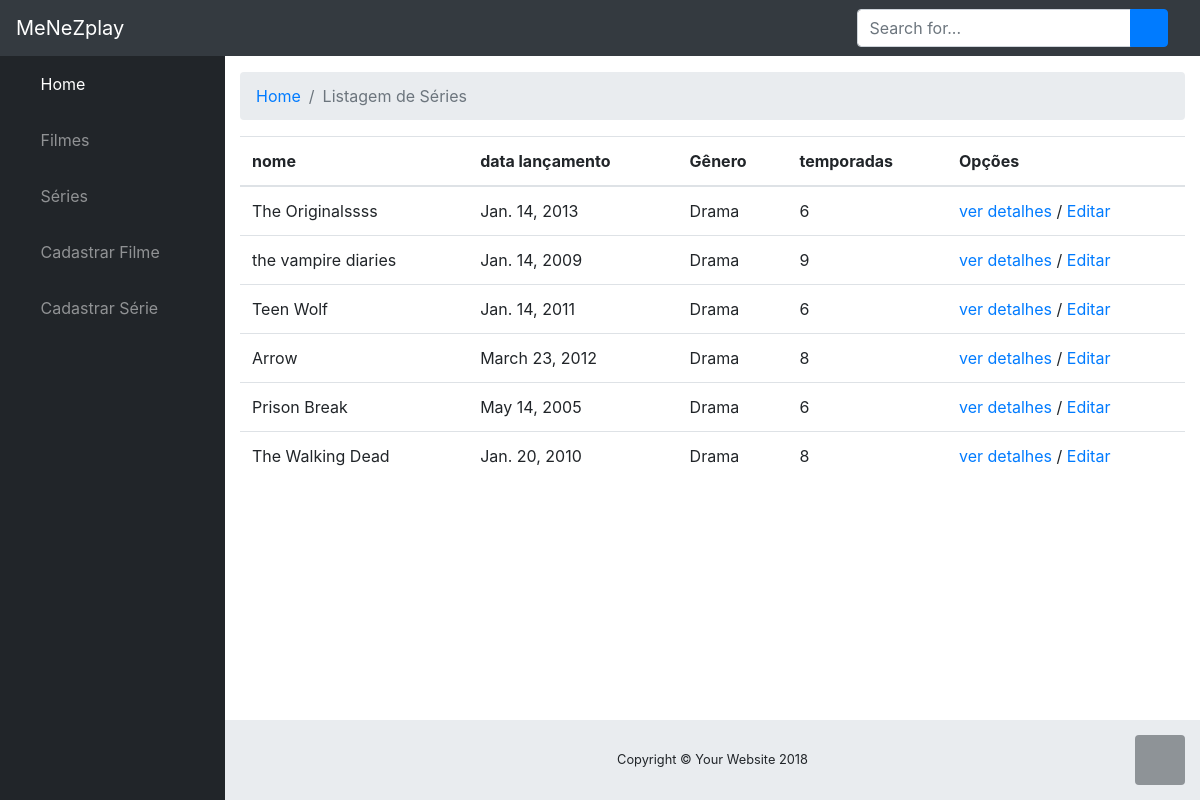
The page /filmes/serie/ on the database its author committed.
### filmes/models.py (models this page shows)
class Serie(models.Model):
    nome = models.CharField(max_length=50)
    dt_lancamento = models.DateField()
    sinopse = models.CharField(max_length=700)
    quant_temporadas = models.CharField(max_length=2)
    genero = models.CharField(max_length=20)

### filmes/views.py (the view)
# urls.py: path('serie/',views.serie_list),
def serie_list(request):
    series = Serie.objects.all()
    return render(request, 'serie/list.html',{'series':series})

### filmes/templates/serie/list.html
{% extends "base.html" %}
{% load static %}
{% block content %}
<ol class="breadcrumb">
    <li class="breadcrumb-item">
        <a href="/filmes/">Home</a>
    </li>
    <li class="breadcrumb-item active">Listagem de Séries</li>
</ol>
<div class="row">
    <div class="col-12">
        <table class="table">
            <thead>
                <tr>
                    <th>nome</th>
                    <th>data lançamento</th>
                    <th>Gênero</th>
                    <th>temporadas</th>
                    <th>Opções</th>
                </tr>
            </thead>
            <tbody>
                {% for serie in series %}
                <tr>
                    <td>{{serie.nome}}</td>
                    <td>{{serie.dt_lancamento}}</td>
                    <td>{{serie.genero}}</td>
                    <td>{{serie.quant_temporadas}}</td>
                    <td>
                        <a href="/filmes/serie/{{serie.id}}/">ver detalhes</a> /
                        <a href="/filmes/serie/{{serie.id}}/edit/">Editar</a>
                    </td>
                </tr>
                {% endfor %}
            </tbody>
        </table>
    </div>
</div>
{% endblock %}

### filmes/static/css/sb-admin.css (style rules this page uses)
html { position: relative; min-height: 100%; }
body { height: 100%; }
:root { --input-padding-x: 0.75rem; --input-padding-y: 0.75rem; }

### rows shown on the page
Serie: nome "The Originalssss", dt_lancamento "Jan. 14, 2013", genero "Drama", quant_temporadas "6"
Serie: nome "the vampire diaries", dt_lancamento "Jan. 14, 2009", genero "Drama", quant_temporadas "9"
Serie: nome "Teen Wolf", dt_lancamento "Jan. 14, 2011", genero "Drama", quant_temporadas "6"
Serie: nome "Arrow", dt_lancamento "March 23, 2012", genero "Drama", quant_temporadas "8"
Serie: nome "Prison Break", dt_lancamento "May 14, 2005", genero "Drama", quant_temporadas "6"
Serie: nome "The Walking Dead", dt_lancamento "Jan. 20, 2010", genero "Drama", quant_temporadas "8"
